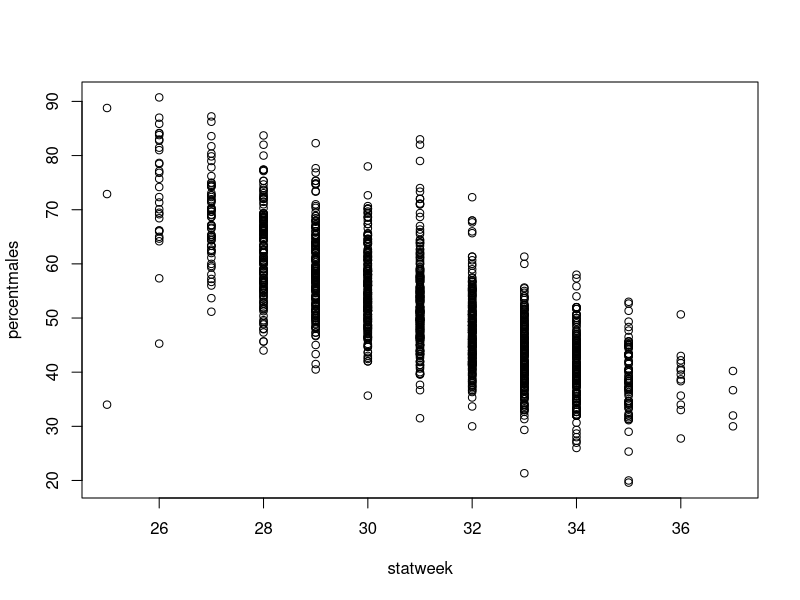
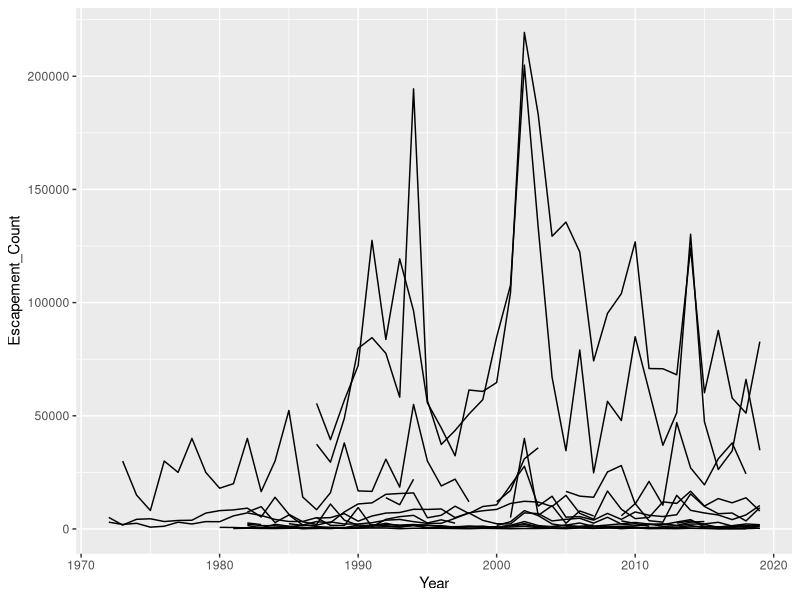
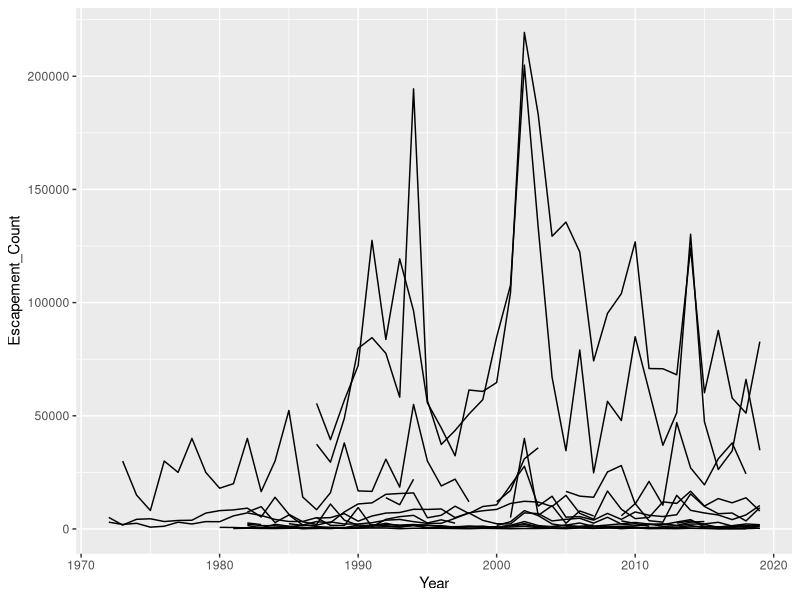
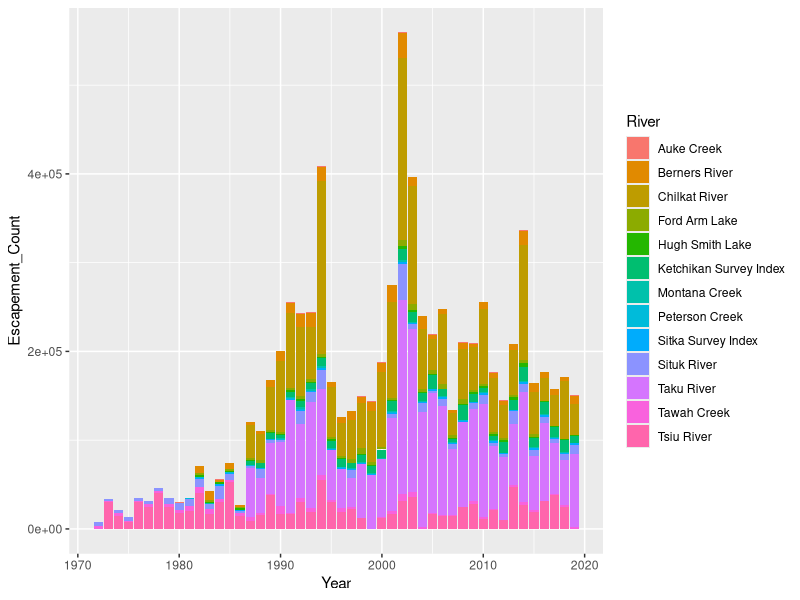
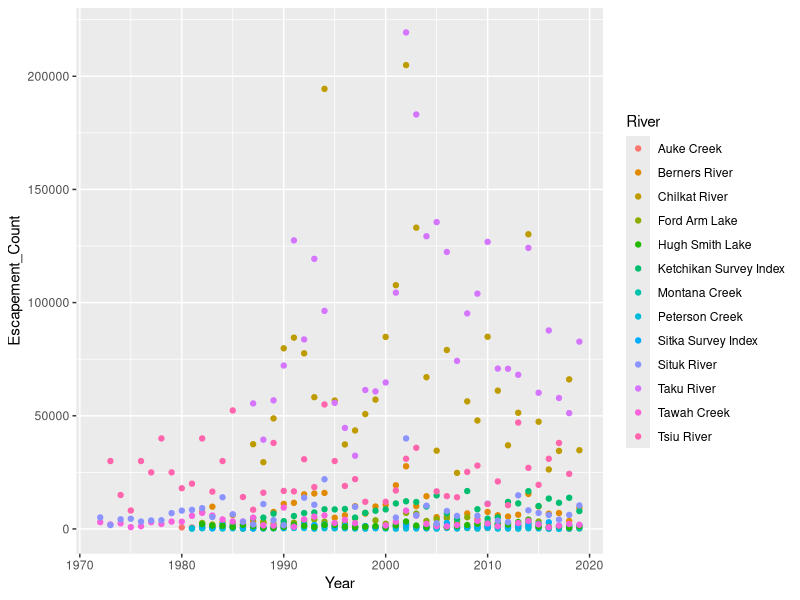
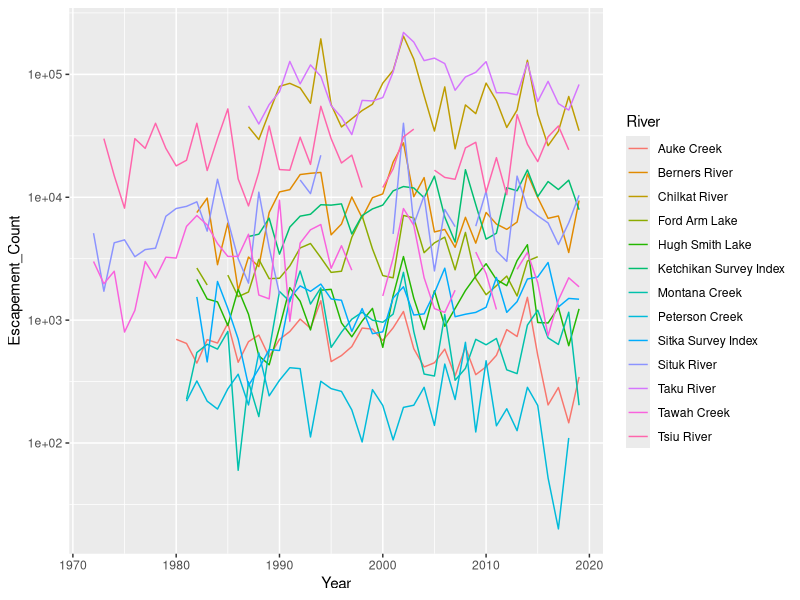
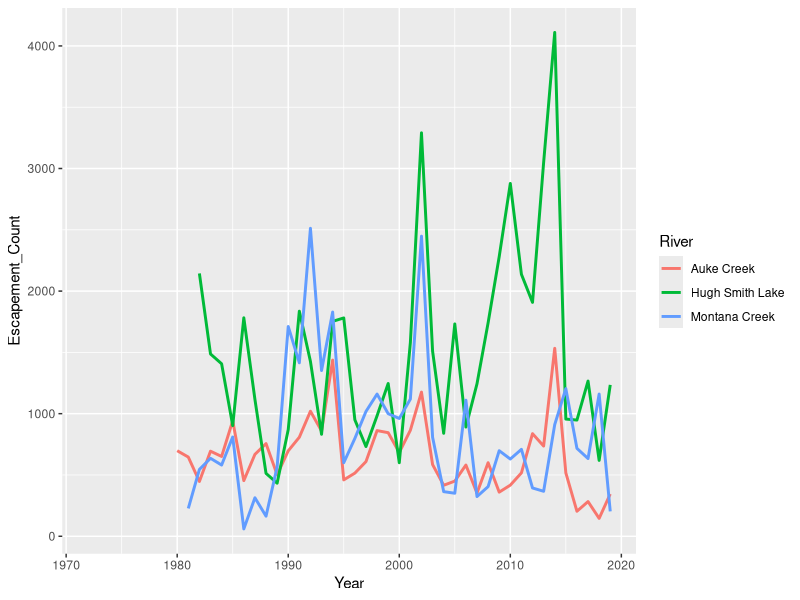
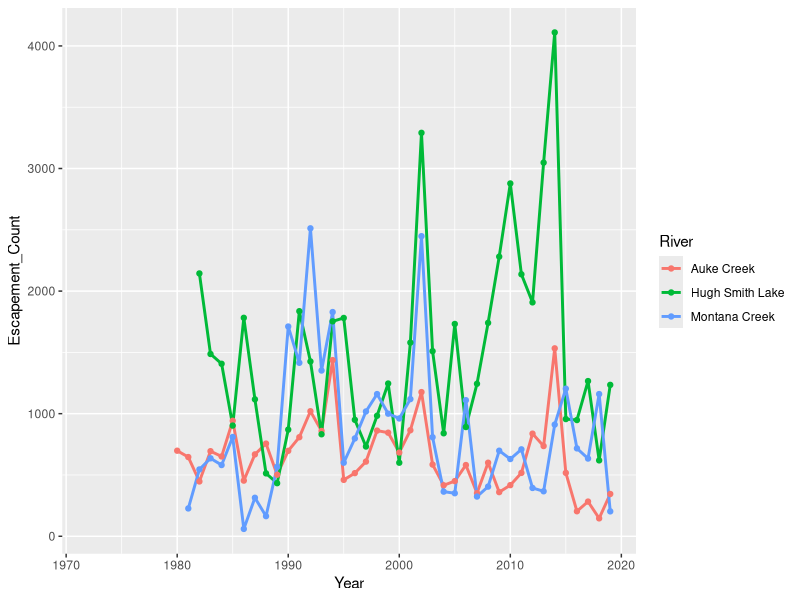

Recreate these plots in R, in order.
# ADF&G R Intro Workshop
# Justin Priest & Matt Tyers
# justin.priest@alaska.gov
# matt.tyers@alaska.gov


#####      SCRIPT 7    ####
#####  GGPLOT2 CHARTS  ####

library(tidyverse)
library(lubridate)
library(patchwork)

# For the ggplot exercises we'll be using two datasets: 
#   - pink salmon sex ratio and 
#   - coho salmon escapement over time

# First read in the data, clean it up minorly, and view it
pinksalmonratio <- read_csv("data/OceanAK_PinkSalmonRatio_2000-2020.csv") %>%
  rename("statweek" = "Stat Week",
         "percentmales" = "Percent Males") 
pinksalmonratio

cohoescapement <- read_csv("data/SEAK_Coho_Escapement_1972-2019.csv")
View(cohoescapement)


# Basic plotting in R is done using plot()
plot(percentmales ~ statweek, data = pinksalmonratio %>% filter(statweek < 40))
# Plotting can be done in base R though most users find it much easier to plot in ggplot2
# We will now ignore just using plot() but it's very useful for a very quick chart!


# The first thing to know about ggplot is the aes() argument within ggplot()
# aes() is simply where we set the aesthetics such as which column is:
# - x axis   - y axis   - grouping variable   - line/point color   - the bar/area fill color

# The other basic part of ggplot is that different chart elements (types) are set by "geom_xxxx"
# To set a line chart, use geom_line(), a bar chart is geom_col(), scatterplot points geom_point()

# Different from other R code is that lines of ggplot code are separated by a +


###########################
#### 1 - GGPLOT BASICS ####
cohoescapement %>%
  ggplot(aes(x = Year, y = Escapement_Count, group = River)) +
  geom_line()

ggplot(cohoescapement, aes(x = Year, y = Escapement_Count, group = River)) +
  geom_line()



cohoescapement %>%
  ggplot(aes(x = Year, y = Escapement_Count, fill = River)) +
  geom_col()

cohoescapement %>%
  ggplot(aes(x = Year, y = Escapement_Count, color = River)) +
  geom_point()

# Note the Warning message in your console. It is telling us that there are NAs that are skipped

# We can also change the y-axis to easily accommodate a log scale
cohoescapement %>%
  ggplot(aes(x = Year, y = Escapement_Count, group = River, color = River)) +
  scale_y_log10() + 
  geom_line()




# For the following charts, let's just focus on a few systems
cohoescapement_sub <- cohoescapement %>%
  filter(River == "Auke Creek" | River == "Hugh Smith Lake" | River == "Montana Creek")

# As a review the above is the same as: 
cohoescapement_sub <- cohoescapement %>%
  filter(River %in% c("Auke Creek", "Hugh Smith Lake", "Montana Creek"))



# We can also save our chart as an object. 
# I *usually* don't do this, but here it will make it more clear as we add items one by one
# We will want to make a line chart, with different lines and colors for each river
cohochart <- cohoescapement_sub %>%
  ggplot(aes(x = Year, y = Escapement_Count, group = River, color = River)) +
  geom_line(size = 1)
cohochart

# Note that we aren't just limited to one geom. Some geoms are compatible with each other!
cohochart + geom_point() # For this exercise, we won't save it and we'll just use lines



##########################
#### 2 - MODIFY THEME ####

# Now we'll add two things: first we'll adjust the y-axis title and then we'll change the theme
# Themes are like they sound: a default selection of design choices for us
# start typing "theme_" and look at the auto-complete suggestions, then try out a few! theme_bw() is nice 
cohochart <- cohochart +
  labs(x = "", y = "Escapement", title = "Escapement Over Time") + # labs is short for labels; change x, y, and title here
  theme_minimal() 
cohochart

# The main theme() is where the chart settings are saved. 
# To change the defaults on these, I almost always have to google what to do
cohochart <- cohochart + 
  theme(legend.position = c(0.3, 0.8),  # This setting adjusts the legend to be inside the chart at x=0.3 and y=0.8
        legend.title = element_blank()) # We also can remove the legend title
cohochart



#####################################
#### 3 - SCALES: CHANGE ELEMENTS ####

# Now we'll learn about a new ggplot element "scale_"
# The scale is where you can control the default values for each aesthetic 
# For example, do you want specific breaks along the y axis? Should a thousands comma be present?
# Do you want a different color scheme?
cohochart <- cohochart +
  scale_color_manual(values = c("black", "cornflowerblue", "darkgray")) +
  scale_y_continuous(breaks = c(500, 1000, 1500, 2000, 2500, 3000, 3500, 4000), labels = scales::comma) +
  scale_x_continuous(limits = c(1980, 2020)) # Careful with limits though! It REMOVES data outside your specs
cohochart



###############################
#### 4 - OTHER CHART TYPES ####

# Points w/ linear model
cohoescapement_sub %>%
  ggplot(aes(x = Year, y = Escapement_Count, group = River, color = River)) +
  geom_point() +
  geom_smooth(method = "lm", se = FALSE)


# Columns
cohoescapement_sub %>%
  ggplot(aes(x = Year, y = Escapement_Count, group = River, color = River)) +
  geom_col()
# What just happened here? Well it turns out that there are multiple things to color
# "color" refers to points and lines. What we want is "fill"

cohobarchart <- cohoescapement_sub %>%
  ggplot(aes(x = Year, y = Escapement_Count, group = River, fill = River)) +
  geom_col()
cohobarchart

# Or if we wanted, we could show the columns plotted side by side (but this is a poor visualization of this!)
cohoescapement_sub %>%
  ggplot(aes(x = Year, y = Escapement_Count, group = River, fill = River)) +
  geom_col(position = "dodge") #position = "dodge" makes the columns side by side

# What about putting a non-number as the x-axis?
cohoboxplot <- cohoescapement_sub %>%
  ggplot(aes(x = River, y = Escapement_Count, fill = River)) +
  geom_boxplot()
cohoboxplot


######################
#### 5 - Faceting ####

# Remember the pink salmon sex ratio dataset?
pinksalmonratio

ggplot(pinksalmonratio, aes(x=statweek, y = percentmales, color = Year)) +
  geom_point() +
  scale_x_continuous(limits = c(25, 38))



ggplot(pinksalmonratio, aes(x=statweek, y = percentmales, color = District)) +
  geom_point() +
  scale_x_continuous(limits = c(25, 38)) + 
  facet_wrap(~Year)




##################################
#### 6 - Combining and saving ####
# Many times you will need your plots put together with another plot. 
# The simplest way to do this is to save your plot as a variable and use the package "patchwork"
# (Another great package offering much control is "cowplot")
# Patchwork works with extremely straightforward grammar:
#   Use a "+" between plot names to add plots side by side
#   Use a "/" between plot names to add plots stacked vertically

cohoboxplot
cohobarchart

cohoboxplot + cohobarchart
cohoboxplot / cohobarchart
cohoboxplot + (cohobarchart / cohobarchart)
(cohoboxplot + cohobarchart) / cohobarchart




# Last, you will most likely need to save your plots! 
# I recommend saving all figures/R output in the same folder, e.g., "output"
# The most straightforward way to save ggplot figures is using ggsave()
# ggsave() needs several arguments including: 
#    plot = plottosave, 
#    filename = "output/filesavename.png", 
#    dpi = 300,           (This is 'dots per inch', i.e., resolution. Large number = large file)
#    width = 6, 
#    height = 4, 
#    units = "in"         (What units are the 6 and 4? inches = "in", centimeters = "cm")

# Example
#ggsave(plot = plottosave, filename = "output/filesavename.png",
#       dpi = 300, width = 6, height = 4, units = "in")












## As a final example, let's use a completely different dataset 

hughsmithesc <- read_csv("data/SEAK_Coho_HughSmithDailyEscapement_1982-2019.csv") %>% #read data
  rename("obsdate" = "Obs Date",                                      # rename variables
         "count_type" = "Weir Count Type") %>%
  mutate(obsdate = ymd(as.POSIXct(obsdate, format = "%m/%d/%Y", tz = "US/Alaska")), # create a date object
         stddate = as.Date(paste0(day(obsdate), "/", month(obsdate), "/", 2020), #combine the day/month/year 
                           format = "%d/%m/%Y", tz = "US/Alaska")) %>% 
  filter(Maturity == "Adult", # there weren't any jacks but good to stay safe! 
         stddate > as.Date("8/1/2020", format = "%m/%d/%Y")) %>%  # Remove early season
  dplyr::select(Year, obsdate, stddate, everything()) %>% # Reorder the columns for ease of reading
  group_by(Year) %>%                    # We haven't discussed group_by() yet but it allows for grouped assessment
  mutate(cummcount = cumsum(Count)) # This gets us a cumulative sum, grouped by year (so it resets each season)
hughsmithesc  # View dataframe. Check data types


hsruntimeplot <- hughsmithesc %>%
  ggplot(aes(x=stddate, y = cummcount, group = Year)) +
  geom_line(color = "darkgray", size = 1.25) + 
  geom_line(data = . %>% filter(Year == 2019), color = "red1", size = 1.25) +
  labs(x = "", y = "Cumulative Count", 
       title = "Hugh Smith Cumulative Run Timing",
       subtitle = "2019 in red") +
  theme_minimal()
hsruntimeplot
# This made a line plot with each year a different line. 
# Then we added a line geom with only one year (2019) on top, and made it red


hughsmithesc %>%
  ggplot(aes(x=stddate, y = cummcount)) +
  geom_line(size = 1.25) + 
  theme_minimal() +
  facet_wrap(~Year)

# ggsave(plot = hsruntimeplot, filename = "output/hsruntiming.png", 
#        dpi = 300, width = 6, height = 4, units = "in")




